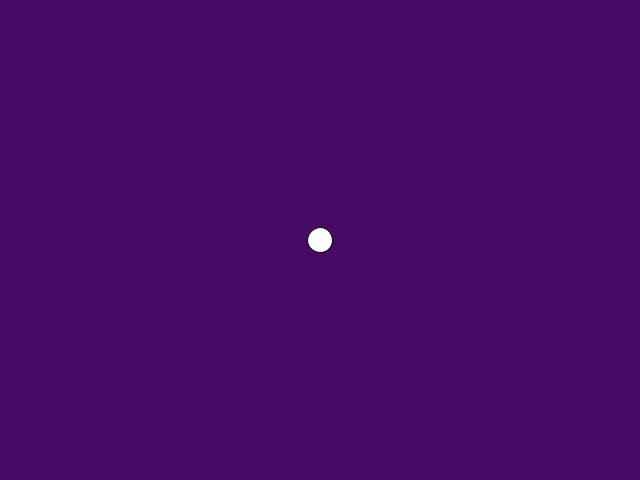
Frame 1 (no input)
Frame 60 (the mouse pressed at the canvas centre just before this capture): identical to frame 1, image omitted
Frame 120 (the mouse held since frame 60 and released just before this capture): identical to frame 1, image omitted

The Processing sketch that drew this single still picture (run headless with seeded random() and noise(); from frame 60 on, the mouse is pressed at the canvas centre):

// Processing sketch: v2_setup
// ── v2_setup.pde
PVector position = new PVector();
PVector velocity = new PVector();
PVector acceleration = new PVector();

float accelerationMultiplyer = 0.75;
float deaccerationMultiplyer = 0.15;
float speed = 60;
float maxSpeed = 12;
float ballSize = 25;

float deltaTime;
long time;

void setup ()
{
	size(640,480);
	position.x = width/2;
	position.y = height/2;
	ellipseMode(CENTER);
	frameRate (54);
}

void draw () {
	background (70, 10, 100);

	long currentTime = millis ();
	deltaTime = (currentTime - time);
	deltaTime *= 0.001f;
	acceleration = input();
	acceleration.mult(accelerationMultiplyer * speed * deltaTime);

	if (acceleration.mag() == 0) {
		acceleration.x -= velocity.x * deaccerationMultiplyer * speed * deltaTime;
		acceleration.y -= velocity.y * deaccerationMultiplyer * speed * deltaTime;

	}

	velocity.add(acceleration);
	velocity.limit(maxSpeed);

	PVector move = velocity.copy();
	move.mult(speed * deltaTime);
	position.add(move);
	ellipse(position.x, position.y, ballSize, ballSize);
	time = currentTime;

	if (position.x > width - ballSize / 2) {
		position.x = width - ballSize / 2;

	}

	else if (position.x < 0 + ballSize / 2) {
		position.x = 0 + ballSize / 2;
	}

		if (position.y > height - ballSize / 2) {
		position.y = height - ballSize / 2;

	}

	else if (position.y < 0 + ballSize / 2) {
		position.y = 0 + ballSize / 2;
	}

}

// ── v2_input.pde
boolean moveLeft;
boolean moveRight;
boolean moveUp;
boolean moveDown;
PVector inputVector = new PVector();
//float x = 0;
// 	if (moveLeft) {
// 		x -=7;
// 	}
// 	if (moveRight) {
// 		x +=7;
// 	}
// 	ellipse(x, height / 2, 15, 25);
// }
void keyPressed()
{
	if (keyCode == LEFT || key == 'a')
		moveLeft = true;

	else if (keyCode == RIGHT || key == 'd')
		moveRight = true;

	if (keyCode == UP || key == 'w')
		moveUp = true;

	else if (keyCode == DOWN || key == 's')
		moveDown = true;
}

void keyReleased ()
{
	if (keyCode == LEFT || key == 'a')
		moveLeft = false;
	else if (keyCode == RIGHT || key == 'd')
	moveRight = false;

	if (keyCode == UP || key == 'w')
		moveUp = false;
	else if (keyCode == DOWN || key == 's')
		moveDown = false;
}

PVector input()
{
	inputVector.x= 0;
	inputVector.y = 0;

	if (moveLeft) {
		inputVector.x -= 1;
	}

	if (moveRight) {
		inputVector.x += 1;
	}

	if (moveUp) {
		inputVector.y -=1;
	}
	
	if (moveDown) {
		inputVector.y +=1;
	}

	inputVector.normalize ();

	return inputVector;
}
